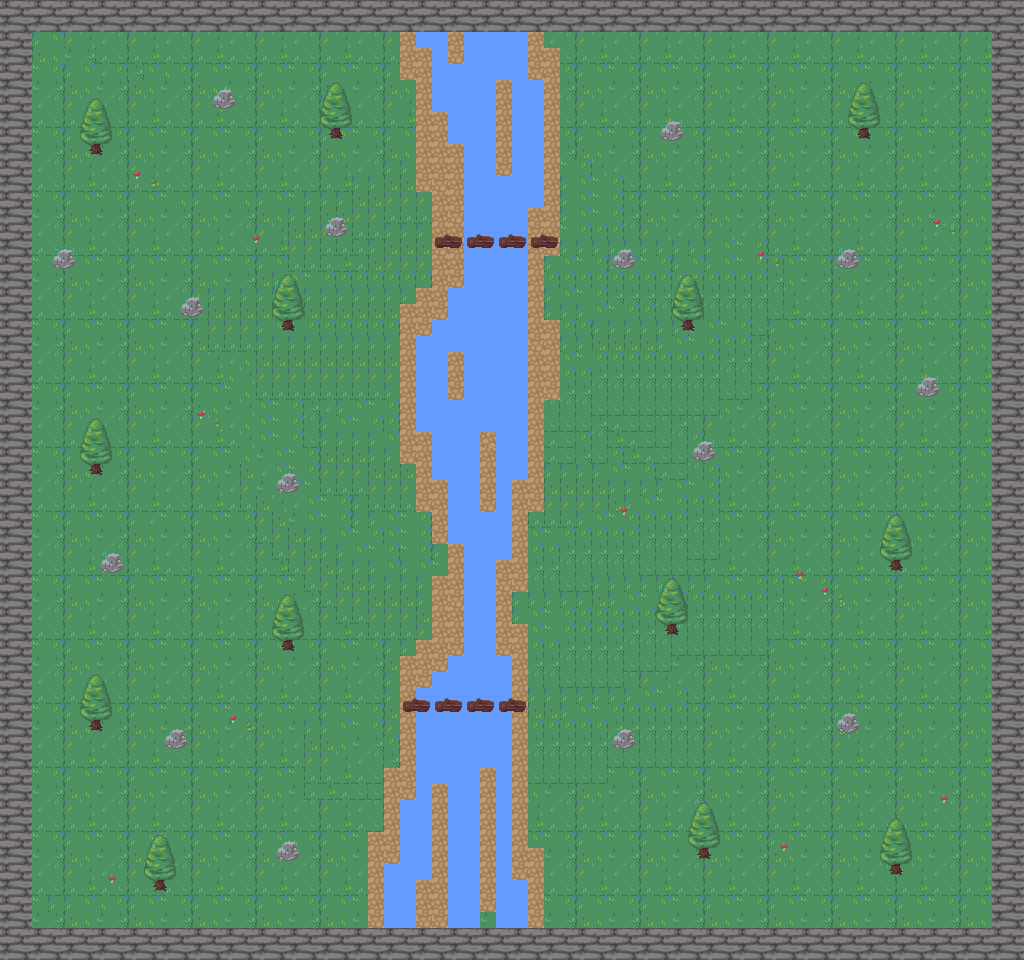

Below is a game level as drawn by its tile map, then a one-line description and the .tmx that defines it (tile-layer data replaced by summaries):
An orthogonal 64x60 tile map with 16x16 px tiles, 2 tile layers (Calque de Tuiles 1, Claque Objects) and 51 objects (50x collision, player).

<map version="1.10" tiledversion="1.10.2" orientation="orthogonal" renderorder="right-down" width="64" height="60" tilewidth="16" tileheight="16" infinite="0" nextlayerid="7" nextobjectid="68">
 <tileset firstgid="1" source="../GameZombie/nature.tsx" />
 <layer id="1" name="Calque de Tuiles 1" width="64" height="60">
  <data>[3840 cells, 3840 non-empty, 31 distinct tile ids]</data>
 </layer>
 <layer id="6" name="Claque Objects" width="64" height="60">
  <data>[3840 cells, 244 non-empty, 24 distinct tile ids]</data>
 </layer>
 <objectgroup id="4" name="Objects">
  <object id="4" name="player" x="214.652" y="483.977">
   <point />
  </object>
 </objectgroup>
 <objectgroup id="5" name="collision">
  <object id="5" name="Mur" type="collision" x="0.5" y="0" width="1021.5" height="31.75" />
  <object id="7" name="Mur" type="collision" x="992" y="30.6667" width="32.1212" height="929.375" />
  <object id="8" name="Mur" type="collision" x="-0.0909091" y="927.94" width="992.042" height="32.0606" />
  <object id="9" name="Mur" type="collision" x="0.66667" y="29.3333" width="30" height="897.5" />
  <object id="19" name="Mur" type="collision" x="87.8333" y="143.917" width="16" height="11.5" />
  <object id="20" name="Mur" type="collision" x="212.591" y="99.0682" width="21.8182" height="10.5455" />
  <object id="21" name="Mur" type="collision" x="325.591" y="225.227" width="21.8182" height="10.5455" />
  <object id="22" name="Mur" type="collision" x="180.591" y="305.727" width="21.8182" height="10.5455" />
  <object id="23" name="Mur" type="collision" x="52.0909" y="256.227" width="21.8182" height="10.5455" />
  <object id="24" name="Mur" type="collision" x="100.591" y="561.227" width="21.8182" height="10.5455" />
  <object id="25" name="Mur" type="collision" x="277.091" y="482.227" width="21.8182" height="10.5455" />
  <object id="26" name="Mur" type="collision" x="165.091" y="737.727" width="21.8182" height="10.5455" />
  <object id="29" name="Mur" type="collision" x="328" y="126.917" width="16" height="11.5" />
  <object id="30" name="Mur" type="collision" x="279.333" y="319.583" width="16" height="11.5" />
  <object id="31" name="Mur" type="collision" x="87.3333" y="463.583" width="16" height="11.5" />
  <object id="32" name="Mur" type="collision" x="279.333" y="640.917" width="16" height="11.5" />
  <object id="33" name="Mur" type="collision" x="87.3333" y="720.25" width="16" height="11.5" />
  <object id="34" name="Mur" type="collision" x="151.333" y="880.25" width="16" height="11.5" />
  <object id="35" name="Mur" type="collision" x="275.758" y="849.394" width="21.8182" height="10.5455" />
  <object id="36" name="Mur" type="collision" x="400.591" y="33.7273" width="141.818" height="45.5455" />
  <object id="37" name="Mur" type="collision" x="416.591" y="47.7272" width="141.818" height="143.546" />
  <object id="38" name="Mur" type="collision" x="430.591" y="191.227" width="128.818" height="33.046" />
  <object id="39" name="Mur" type="collision" x="433.091" y="254.977" width="110.318" height="256.546" />
  <object id="41" name="Mur" type="collision" x="416.841" y="288.227" width="14.318" height="223.046" />
  <object id="42" name="Mur" type="collision" x="401.341" y="303.727" width="14.318" height="160.046" />
  <object id="43" name="Mur" type="collision" x="544.841" y="321.477" width="14.318" height="77.546" />
  <object id="44" name="Mur" type="collision" x="432.841" y="575.977" width="79.818" height="112.046" />
  <object id="45" name="Mur" type="collision" x="417.341" y="640.477" width="14.318" height="46.546" />
  <object id="46" name="Mur" type="collision" x="400.841" y="657.227" width="14.318" height="30.546" />
  <object id="47" name="Mur" type="collision" x="401.341" y="720.227" width="125.318" height="206.546" />
  <object id="48" name="Mur" type="collision" x="383.841" y="768.227" width="17.318" height="159.046" />
  <object id="49" name="Mur" type="collision" x="368.841" y="831.227" width="14.318" height="96.546" />
  <object id="50" name="Mur" type="collision" x="527.841" y="849.227" width="14.318" height="77.546" />
  <object id="51" name="Mur" type="collision" x="512.341" y="624.727" width="14.318" height="63.546" />
  <object id="52" name="Mur" type="collision" x="513.341" y="512.227" width="14.318" height="79.046" />
  <object id="53" name="Mur" type="collision" x="448.341" y="513.227" width="64.318" height="62.046" />
  <object id="54" name="Mur" type="collision" x="432.341" y="513.227" width="15.318" height="30.046" />
  <object id="55" name="Mur" type="collision" x="679.5" y="318.75" width="16" height="11.5" />
  <object id="56" name="Mur" type="collision" x="888" y="559.25" width="16" height="11.5" />
  <object id="57" name="Mur" type="collision" x="664.5" y="623.75" width="16" height="11.5" />
  <object id="58" name="Mur" type="collision" x="696" y="847.75" width="16" height="11.5" />
  <object id="59" name="Mur" type="collision" x="887.5" y="865.25" width="16" height="11.5" />
  <object id="60" name="Mur" type="collision" x="856" y="127.75" width="16" height="11.5" />
  <object id="61" name="Mur" type="collision" x="837.091" y="256.227" width="21.8182" height="10.5455" />
  <object id="62" name="Mur" type="collision" x="612.091" y="258.227" width="21.8182" height="10.5455" />
  <object id="63" name="Mur" type="collision" x="660.091" y="129.727" width="21.8182" height="10.5455" />
  <object id="64" name="Mur" type="collision" x="917.091" y="386.227" width="21.8182" height="10.5455" />
  <object id="65" name="Mur" type="collision" x="693.091" y="449.227" width="21.8182" height="10.5455" />
  <object id="66" name="Mur" type="collision" x="837.091" y="722.727" width="21.8182" height="10.5455" />
  <object id="67" name="Mur" type="collision" x="613.091" y="738.727" width="21.8182" height="10.5455" />
 </objectgroup>
</map>
